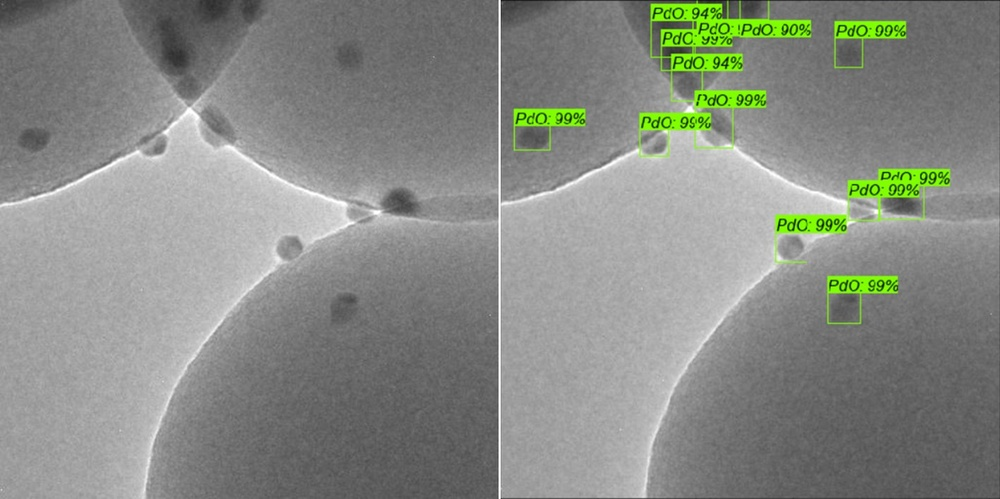
#> input picture PdO_model.jpg, 1000 x 499 px, shrunk from 1418 x 707 before the run; its folder holds only this picture in this run
$ python quad_split.py
#> lines starting #> are read from the running program, lines starting #| are printed output that depends on the picture
#this script is used to split a single jpg into four quadrant jpg's
#also useful for order_images.py

import cv2
import os

path = './'

for f in os.listdir(path):
    prefix = f.split('.')[0]
    suffix = f.split('.')[-1]
    if suffix == 'jpg':
        img = cv2.imread(f)
#> img is the input picture: shape (499, 1000, 3); mean B, G, R 132.9, 139.3, 135.9
        pic_length = int(img.shape[0])
#> pic_length = 499
        for r in range(0,pic_length,int(pic_length/2)):
    	    for c in range(0,pic_length,int(pic_length/2)):
                cv2.imwrite(f"{prefix}img{r}_{c}.jpg",img[r:r+int(pic_length/2), c:c+int(pic_length/2),:])
#> this loop made 3 passes
#> pass 1, `cv2.imwrite(f"{prefix}img{r}_{c}.jpg",img[r:r+int(pic_length/2), c:c+i..`:
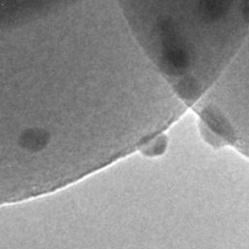
#> saved as PdO_modelimg0_0.jpg: shape (249, 249, 3); min 44, max 255, mean 141.6
#> pass 1, `cv2.imwrite(f"{prefix}img{r}_{c}.jpg",img[r:r+int(pic_length/2), c:c+i..`:
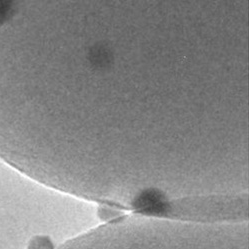
#> saved as PdO_modelimg0_249.jpg: shape (249, 249, 3); mean B, G, R 133.6, 133.6, 133.6
#> pass 1, `cv2.imwrite(f"{prefix}img{r}_{c}.jpg",img[r:r+int(pic_length/2), c:c+i..`:
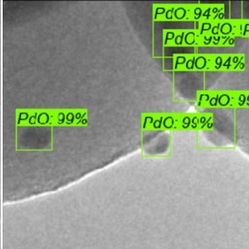
#> saved as PdO_modelimg0_498.jpg: shape (249, 249, 3); mean B, G, R 128.9, 155.1, 141.2
#> pass 2, `cv2.imwrite(f"{prefix}img{r}_{c}.jpg",img[r:r+int(pic_length/2), c:c+i..`:
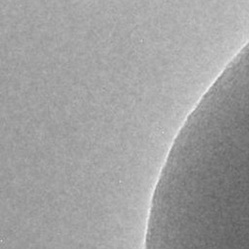
#> saved as PdO_modelimg249_0.jpg: shape (249, 249, 3); min 94, max 239, mean 160.1
